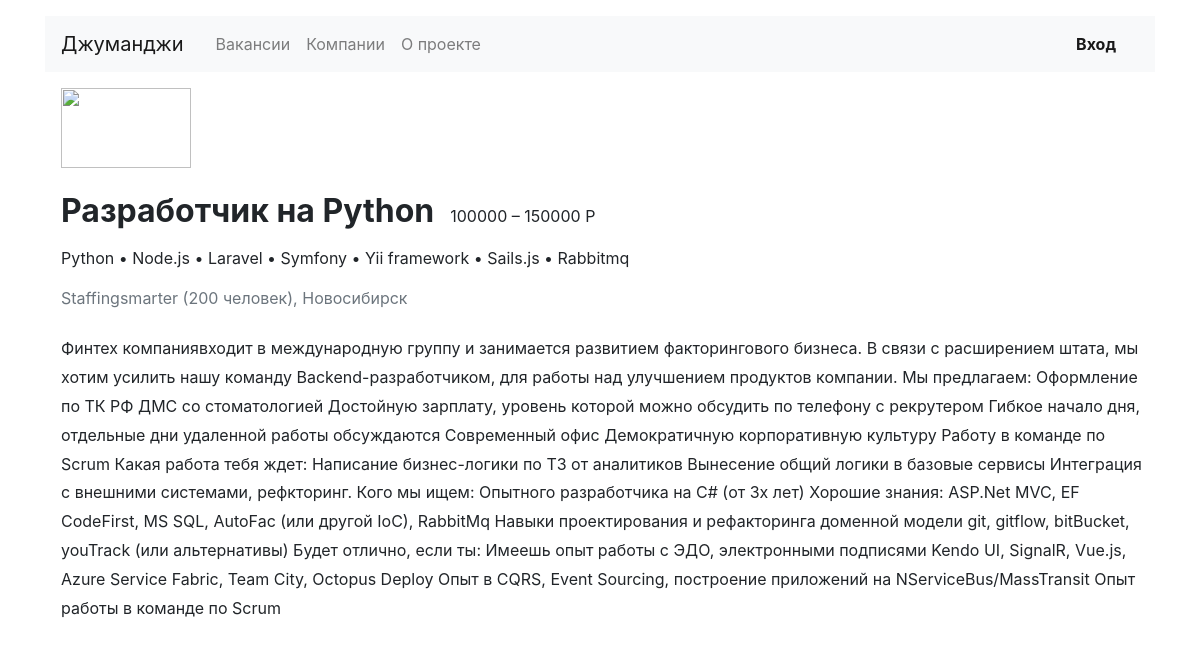
Page /jobs/1/ on the committed database.
### vacancy/models.py (models this page shows, shortened)
class Vacancy(models.Model):
    id = models.IntegerField(primary_key=True)
    title = models.CharField(max_length=150)
    speciality = models.ForeignKey(Speciality, on_delete=models.CASCADE, related_name='vacancies')
    company = models.ForeignKey(Company, on_delete=models.CASCADE, related_name='company_vacancies')
    skills = models.TextField(blank=True, db_index=True)
    description = models.TextField(blank=True, db_index=True)
    salary_min = models.PositiveIntegerField(blank=True)
    salary_max = models.PositiveIntegerField(blank=True)
    published_at = models.DateTimeField(auto_now_add=True)

class Company(models.Model):
    id = models.IntegerField(primary_key=True)
    name = models.CharField(max_length=50)
    location = models.CharField(max_length=50)
    logo = models.CharField(max_length=50)
    description = models.TextField(blank=True, db_index=True)
    employee_count = models.IntegerField(blank=True)
    def __str__(self):
        return f'{self.name}'

### vacancy/views.py (the view)
# urls.py: path('jobs/<int:id>/', SpecialitySingleVacancy.as_view(), name='speciality_single_page'),
class SpecialitySingleVacancy(View):
    def get(self, request, id:int):
        vacancies = Vacancy.objects.get(id=id)
        employee_c = vacancies.company.employee_count
        location = vacancies.company.location
        return render(request, 'vacancy/speciality_single_vacansy.html', {'vacancies': vacancies, 'count': employee_c, 'loc': location})

### vacancy/templates/vacancy/speciality_single_vacansy.html
{% extends 'base.html' %}
{% block company %}
<section class="pl-3">
          <a href="#"><img src="https://place-hold.it/130x80" width="130" height="80" alt=""></a>
          <div class="d-flex align-items-baseline align-content-baseline">
            <h1 class="h2 mt-4 font-weight-bold">{{ vacancies.title }}</h1>
            <p class="m-0 pl-3">{{ vacancies.salary_min }} – {{ vacancies.salary_max }} Р</p>
          </div>
          <p class="mt-2">{{ vacancies.skills }}</p>
          <p class="text-muted mb-4">{{ vacancies.company }} ({{ count }} человек), {{ loc }}</p>
          <div style="line-height: 1.8;">
            <p>{{ vacancies.description }}</p>
          </div>
        </section>
{% endblock %}

### rows in the picture
Vacancy: title "Разработчик на Python", salary_min "100000", salary_max "150000", skills "Python • Node.js • Laravel • Symfony • Yii framework • Sails.js • Rabbitmq", company "Staffingsmarter", description "Финтех компаниявходит в международную группу и занимается развитием факторингового бизнеса. В связи с расширением штата, мы хотим усилить нашу команду Backend-разработчиком, для работы над улучшением продуктов компании. Мы предлагаем: Оформление по ТК РФ ДМС со стоматологией Достойную зарплату, уровень которой можно обсудить по телефону с рекрутером Гибкое начало дня, отдельные дни удаленной работы обсуждаются Современный офис Демократичную корпоративную культуру Работу в команде по Scrum Какая работа тебя ждет: Написание бизнес-логики по ТЗ от аналитиков Вынесение общий логики в базовые сервисы Интеграция с внешними системами, рефкторинг. Кого мы ищем: Опытного разработчика на C# (от 3х…"
Company: location "Новосибирск"

### other values in the picture
{{ count }} "200"
